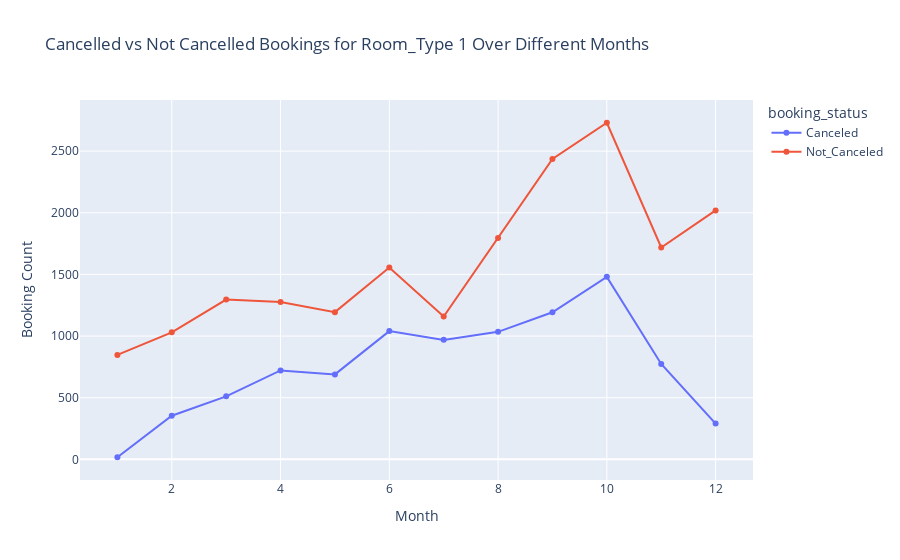

Here is the notebook cell this chart was saved with:
### Code cell
import plotly.express as px

room_1_data = df[df['room_type_reserved'] == 'Room_Type 1']

room_1_month_status = room_1_data.groupby(['arrival_month', 'booking_status']).size().reset_index(name='count')

fig = px.line(room_1_month_status, 
              x='arrival_month', 
              y='count', 
              color='booking_status', 
              title='Cancelled vs Not Cancelled Bookings for Room_Type 1 Over Different Months',
              labels={'arrival_month': 'Month', 'count': 'Booking Count'},
              markers=True)

fig.show()

### Figure 1 — Plotly figure (JSON) as saved in the notebook; plotly's stock layout.template omitted (floating-point values rounded to 4 significant figures)
{"data": [{"hovertemplate": "booking_status=Canceled<br>Month=%{x}<br>Booking Count=%{y}<extra></extra>", "legendgroup": "Canceled", "line": {"color": "#636efa", "dash": "solid"}, "marker": {"symbol": "circle"}, "mode": "lines+markers", "name": "Canceled", "orientation": "v", "showlegend": true, "type": "scatter", "x": [1, 2, 3, 4, 5, 6, 7, 8, 9, 10, 11, 12], "xaxis": "x", "y": [17, 354, 511, 721, 689, 1040, 969, 1034, 1193, 1480, 774, 290], "yaxis": "y"}, {"hovertemplate": "booking_status=Not_Canceled<br>Month=%{x}<br>Booking Count=%{y}<extra></extra>", "legendgroup": "Not_Canceled", "line": {"color": "#EF553B", "dash": "solid"}, "marker": {"symbol": "circle"}, "mode": "lines+markers", "name": "Not_Canceled", "orientation": "v", "showlegend": true, "type": "scatter", "x": [1, 2, 3, 4, 5, 6, 7, 8, 9, 10, 11, 12], "xaxis": "x", "y": [847, 1030, 1296, 1277, 1194, 1556, 1158, 1796, 2437, 2730, 1718, 2019], "yaxis": "y"}], "layout": {"legend": {"title": {"text": "booking_status"}, "tracegroupgap": 0}, "title": {"text": "Cancelled vs Not Cancelled Bookings for Room_Type 1 Over Different Months"}, "xaxis": {"anchor": "y", "domain": [0, 1], "title": {"text": "Month"}}, "yaxis": {"anchor": "x", "domain": [0, 1], "title": {"text": "Booking Count"}}}}
